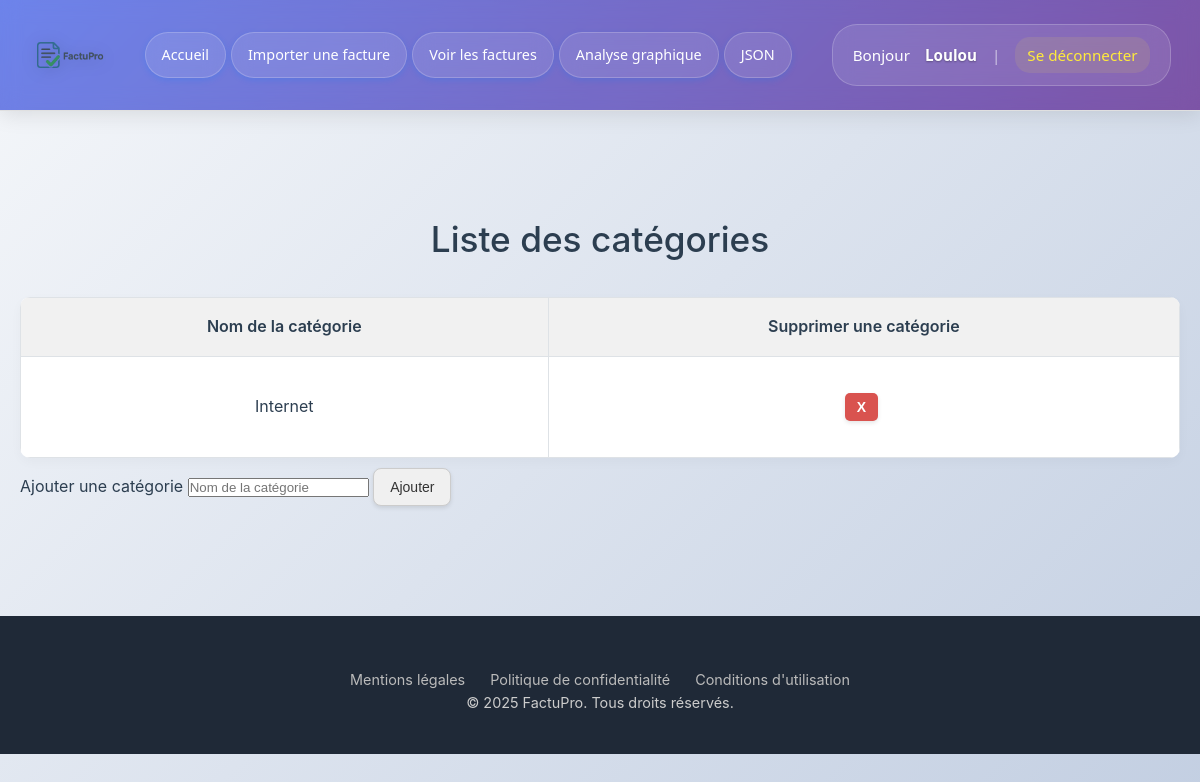
/categorisation (signed in), run on an earlier commit of the app's database.
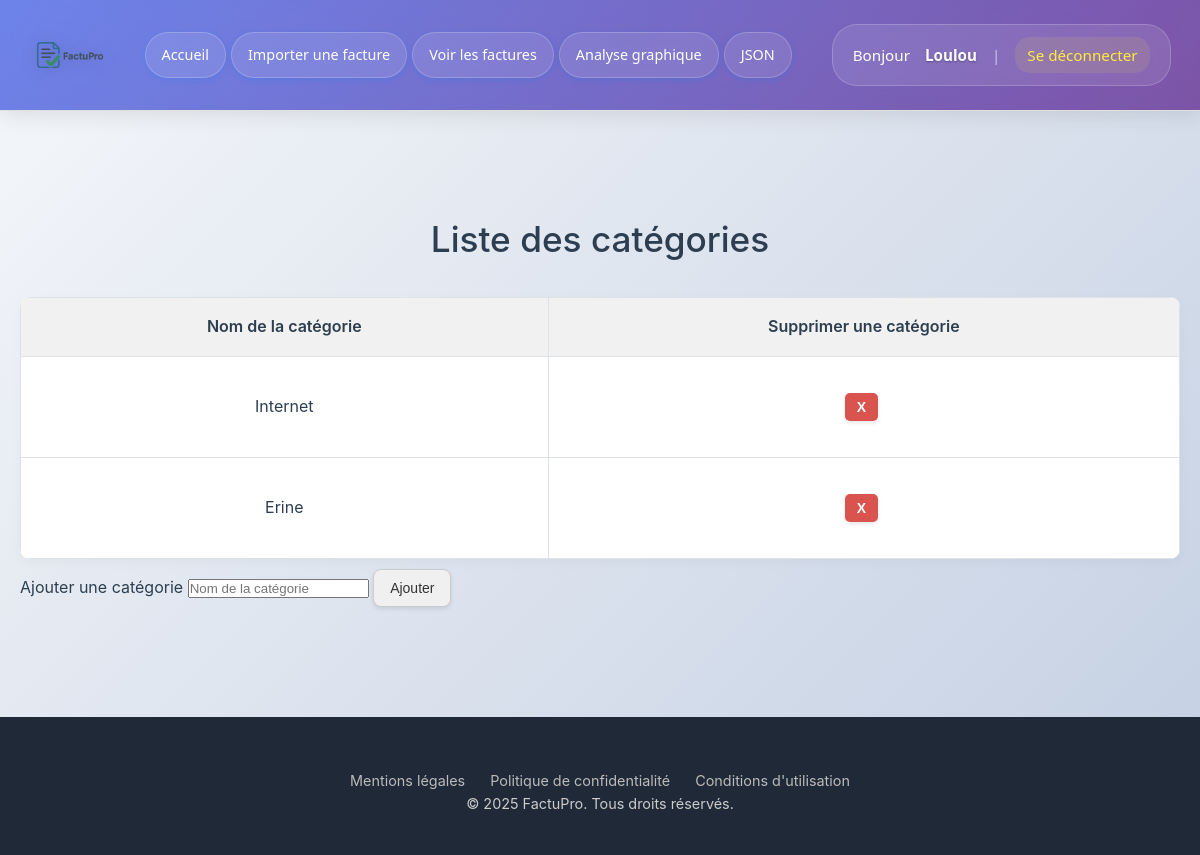
And on a later commit of the database.
### tables this page shows
CREATE TABLE categorisation (id INTEGER PRIMARY KEY AUTOINCREMENT, nom_categories TEXT NOT NULL, utilisateur_id INTEGER);

### app.py (the view)
@app.route('/categorisation')
def afficher_categorisation():
    conn = sqlite3.connect('factures.db')
    conn.row_factory = sqlite3.Row
    c = conn.cursor()
    c.execute('SELECT * FROM categorisation WHERE utilisateur_id = ?', (session['utilisateur_id'],))
    categorisation = c.fetchall()
    conn.close()
    return render_template('categorisation.html', categorisation=categorisation)

### app.py (called while the page is built)
@app.before_request
def verifier_connexion():
    if request.endpoint in ['upload', 'afficher_factures', 'analyse'] and 'utilisateur_id' not in session:
        return redirect(url_for('login'))

@app.context_processor
def injecter_pseudo():
    return {"pseudo": session.get("pseudo")}

### templates/categorisation.html (shortened to what this page needs)
<!DOCTYPE html>
<html lang="fr">
  <head>
    <link rel="stylesheet" href="{{ url_for('static', filename='style.css') }}">
  </head>
  <body>
    {% include 'header.html' %}
    <div class="container">
      <h1>Liste des catégories</h1>
      <table id="table-categories">
        <thead>
            <tr>
                <th>Nom de la catégorie</th>
                <th>Supprimer une catégorie</th>
            </tr>
        </thead>
        <tbody>
          {% for c in categorisation %}
            <tr>
              <td>{{ c['nom_categories'] }}</td>
              <td>
                <form method="POST" action="/supprimer_categorie/{{ c['id'] }}"onsubmit="return confirm('Confirmer la suppression ?');">
                  <button type="submit" class="danger">X</button>
                </form>
              </td>
            </tr>
          {% endfor %}
        </tbody>
      </table>
 <tr>
    <th>Ajouter une catégorie</th>
</tr>
      <tbody>
  <tr>
    <td>
    <form method="POST" action="/ajouter_categorie">
       <input type="text" name="enregistrement_categorie" placeholder="Nom de la catégorie" required>
          <button type="submit">Ajouter</button>
      </form>
    </td>
  </tr>
</tbody>
    </div>
    {% include 'footer.html' %}
  </body>
</html>

### templates/header.html (shortened to what this page needs)
<!DOCTYPE html>
<html lang="fr">
<head>
</head>
<body>
    <header class="header">
        <div class="header-content">
            <div class="left-section">
                <div class="logo">
                    <img src="/static/logo.png" alt="Logo">
                </div>
                <nav class="nav-links">
                    <a href="/">Accueil</a>
                    <a href="/upload">Importer une facture</a>
                    <a href="/factures">Voir les factures</a>
                    <a href="/analyse">Analyse graphique</a>
                    <a href="/factures/json/page">JSON</a>
                </nav>
            </div>
            <div class="user-info">
                Bonjour <strong>{{ pseudo }}</strong>
                <span class="separator">|</span>
                <a href="/logout" class="logout-link">Se déconnecter</a>
            </div>
        </div>
    </header>
</body>
</html>

### templates/footer.html
<footer class="footer">
    <div class="links">
        <a href="#">Mentions légales</a>
        <a href="#">Politique de confidentialité</a>
        <a href="#">Conditions d'utilisation</a>
    </div>
        <p>&copy; 2025 FactuPro. Tous droits réservés.</p>
</footer>

### static/style.css (style rules this page uses)
body { font-family: 'Segoe UI', sans-serif; background-color: #ff0000; color: #000000; margin: 0; padding: 0; }
h1 { text-align: center; margin-top: 40px; font-weight: 500; }
.container { max-width: 900px; margin: 0 auto; padding: 20px; }
a.button, button { display: inline-block; padding: 10px 20px; background-color: #007BFF; color: white; text-decoration: none; border-radius: 6px; border: none; margin: 10px 5px; cursor: pointer; }
form { text-align: center; margin-bottom: 20px; }
table { width: 100%; border-collapse: collapse; margin-top: 20px; background-color: white; border-radius: 8px; overflow: hidden; }
th, td { padding: 12px; border: 1px solid #dee2e6; text-align: center; }
th { background-color: #f1f1f1; font-weight: 500; }
button, a.button { transition: background-color 0.2s ease; }
.header { background-color: #ffffff; border-bottom: 1px solid #e0e0e0; padding: 20px 40px; display: flex; align-items: center; justify-content: space-between; box-shadow: 0 2px 6px rgba(0, 0, 0, 0.05); }
.logo img { height: 60px; }
.user-info { text-align: right; padding: 15px 25px; font-size: 0.95em; }
.logo img { height: 50px; }
.container { max-width: 1200px; margin: 0 auto; padding: 40px 20px; }
h1 { text-align: center; font-size: 2.2em; margin-bottom: 30px; }
.footer { background-color: #1f2937; color: #ccc; padding: 40px 20px; text-align: center; font-size: 0.9em; margin-top: 60px; }
table { width: 100%; border-collapse: collapse; background-color: #fff; border-radius: 10px; box-shadow: 0 4px 12px rgba(0, 0, 0, 0.03); overflow: hidden; }
th, td { padding: 16px; border: 1px solid #dee2e6; text-align: center; }
th { background-color: #f1f1f1; font-weight: 600; }
form { display: inline; }
.button, .danger { display: inline-block; padding: 10px 20px; margin-top: 20px; background-color: #007BFF; color: white; text-decoration: none; border: none; border-radius: 6px; font-weight: 600; cursor: pointer; }
.danger { background-color: #dc3545; }
body { font-family: 'Inter', sans-serif; background: linear-gradient(to bottom right, #f9fcff, #edf3f9); margin: 0; padding: 0; color: #1f2d3d; }
.header { background-color: #fff; border-bottom: 1px solid #dee2e6; padding: 20px 40px; display: flex; align-items: center; justify-content: space-between; }
.header .logo { display: flex; align-items: center; }
.container { max-width: 1240px; margin: 0 auto; padding: 60px 20px 30px; }
.footer .links { margin-top: 12px; display: flex; justify-content: center; gap: 25px; flex-wrap: wrap; }
.footer a { color: #bbb; text-decoration: none; }
.header { display: flex; align-items: center; justify-content: space-between; padding: 12px 24px; background-color: #ffffff; border-bottom: 1px solid #e0e0e0; box-shadow: 0 2px 4px rgba(0, 0, 0, 0.04); font-family: 'Segoe UI', sans-serif; }
.logo img { height: 36px; }
.nav-links { display: flex; gap: 12px; }
.nav-links a { display: inline-block; padding: 8px 16px; background-color: #007BFF; color: white; border-radius: 8px; text-decoration: none; font-weight: 500; font-size: 14px; transition: background-color 0.3s ease; box-shadow: 0 2px 6px rgba(0, 123, 255, 0.2); white-space: nowrap; }
.user-info { font-size: 14px; color: #333; display: flex; align-items: center; gap: 8px; }
.user-info a { color: #007BFF; text-decoration: none; font-weight: 500; }
* { margin: 0; padding: 0; box-sizing: border-box; }
body { font-family: -apple-system, BlinkMacSystemFont, 'Segoe UI', Roboto, Oxygen, Ubuntu, Cantarell, sans-serif; line-height: 1.6; color: #2c3e50; background: linear-gradient(135deg, #f5f7fa 0%, #c3cfe2 100%); min-height: 100vh; }
button, input[type="checkbox"] + label { background-color: #f0f0f0; color: #333; padding: 10px 16px; border: 1px solid #ccc; border-radius: 8px; font-size: 14px; font-weight: 500; cursor: pointer; transition: all 0.2s ease; box-shadow: 0 2px 4px rgba(0,0,0,0.1); margin: 10px 5px 20px 0; }
button.danger { background-color: #d9534f; color: white; border: none; }
.danger { background: #dc3545; color: #fff; border: none; border-radius: 5px; padding: 6px 12px; cursor: pointer; transition: background 0.3s; }

What changed in the data, as far as the page shows it:
added categorisation: nom_categories "Erine"
